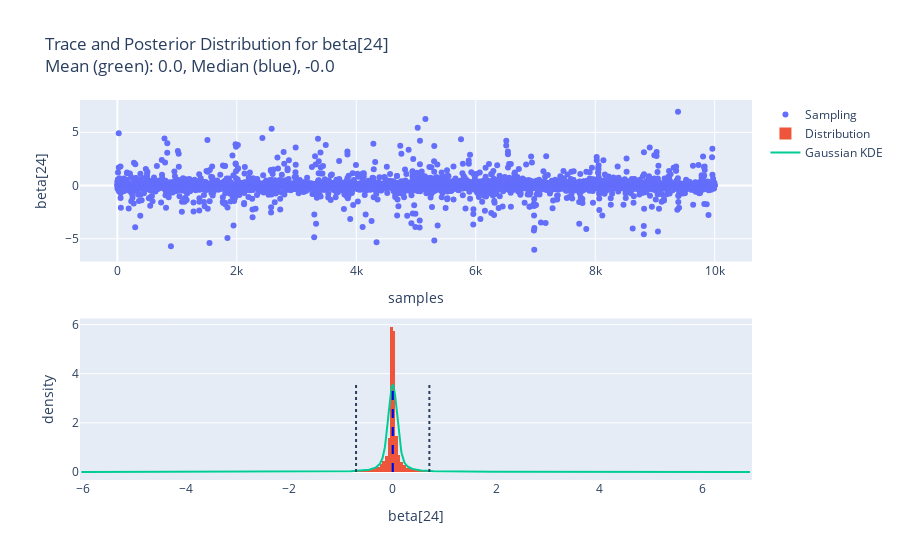

Here is the notebook cell this chart was saved with:
### Code cell
fig,gauss_kde = plot_trace(fitSampling_DF['beta[24]'],\
                 param_name='beta[24]')
fig.show()

### Figure 1 — Plotly figure (JSON) as saved in the notebook; plotly's stock layout.template omitted (floating-point values rounded to 4 significant figures; data arrays with more than 128 entries replaced by an {"elided": "..."} marker saying what was removed)
{"data": [{"mode": "markers", "name": "Sampling", "type": "scatter", "x": {"elided": "10000 int values"}, "xaxis": "x", "y": {"elided": "10000 float values"}, "yaxis": "y"}, {"histnorm": "probability density", "name": "Distribution", "type": "histogram", "x": {"elided": "10000 float values"}, "xaxis": "x2", "yaxis": "y2"}, {"mode": "lines", "name": "Gaussian KDE", "type": "scatter", "x": {"elided": "1295 float values"}, "xaxis": "x2", "y": {"elided": "1295 float values"}, "yaxis": "y2"}], "layout": {"shapes": [{"line": {"color": "Green", "dash": "dash"}, "type": "line", "x0": 0.0005508, "x1": 0.0005508, "xref": "x2", "y0": 0, "y1": 3.541, "yref": "y2"}, {"line": {"color": "Blue", "dash": "dash"}, "type": "line", "x0": -0.0001542, "x1": -0.0001542, "xref": "x2", "y0": 0, "y1": 3.541, "yref": "y2"}, {"line": {"dash": "dot"}, "type": "line", "x0": -0.7097, "x1": -0.7097, "xref": "x2", "y0": 0, "y1": 3.541, "yref": "y2"}, {"line": {"dash": "dot"}, "type": "line", "x0": 0.7086, "x1": 0.7086, "xref": "x2", "y0": 0, "y1": 3.541, "yref": "y2"}], "title": {"text": "Trace and Posterior Distribution for beta[24]<br>Mean (green): 0.0, Median (blue), -0.0"}, "xaxis": {"anchor": "y", "domain": [0, 1], "title": {"text": "samples"}}, "xaxis2": {"anchor": "y2", "domain": [0, 1], "title": {"text": "beta[24]"}}, "yaxis": {"anchor": "x", "domain": [0.575, 1], "title": {"text": "beta[24]"}}, "yaxis2": {"anchor": "x2", "domain": [0, 0.425], "title": {"text": "density"}}}}
